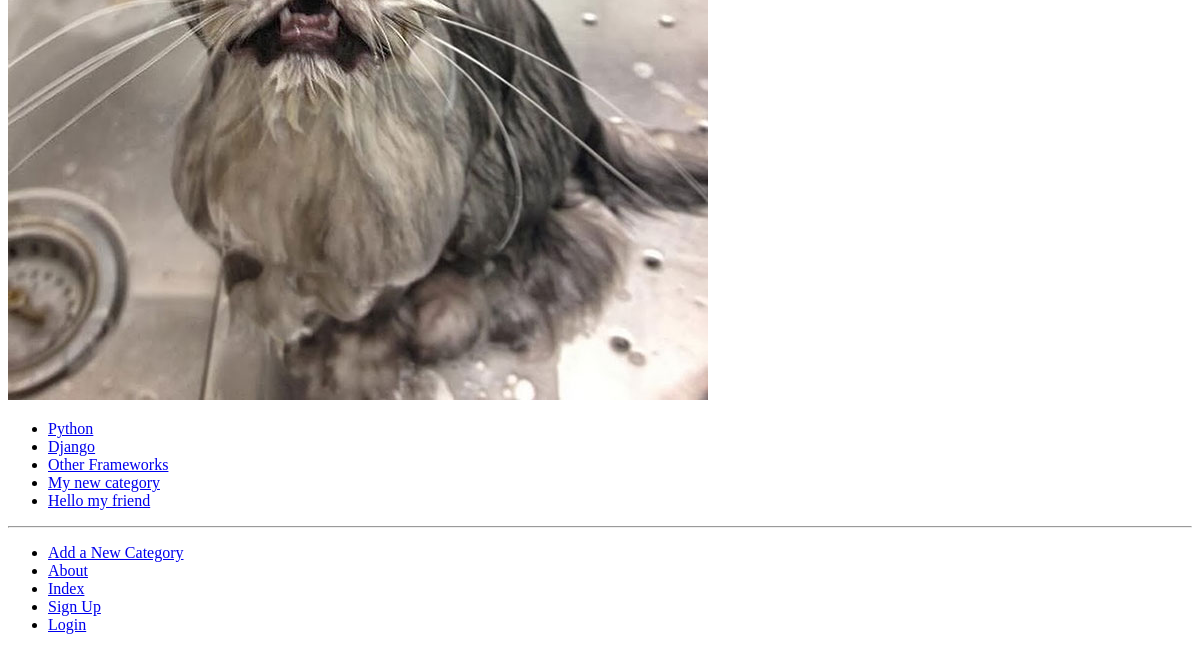
Page /rango/about/ (lower part) on the earlier database version.
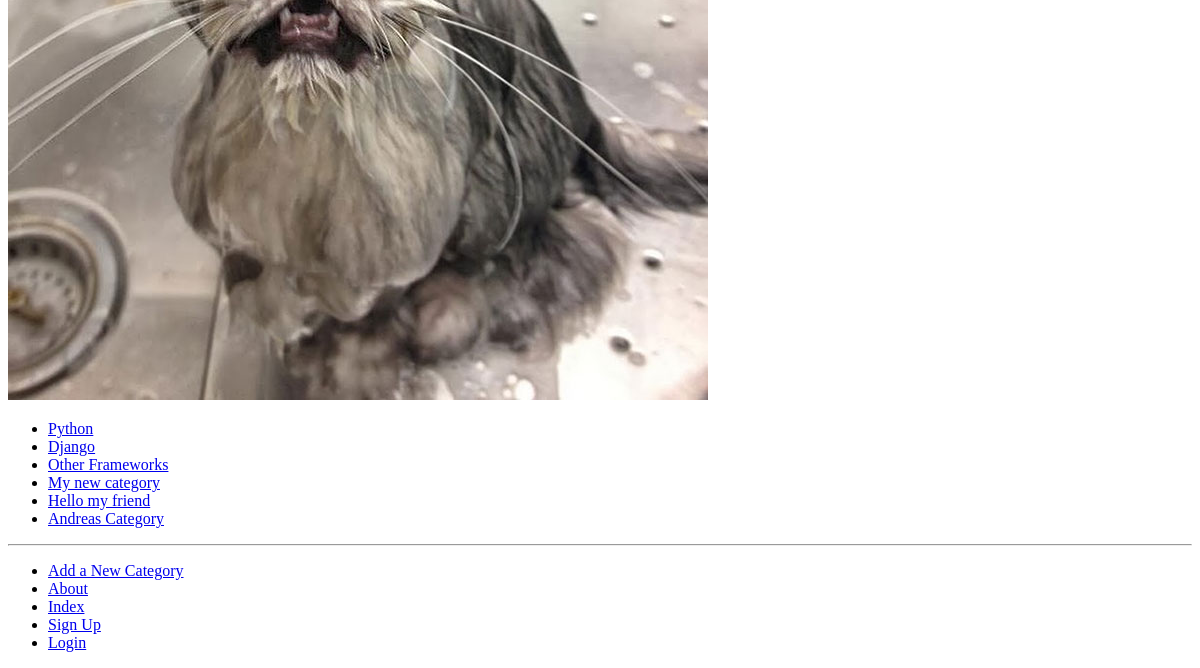
Same page on the later database version.
### rango/models.py (models this page shows, shortened)
class Category(models.Model):
    name = models.CharField(max_length=128, unique=True)
    views = models.IntegerField( default = 0)
    likes = models.IntegerField( default = 0)
    slug = models.SlugField(unique = True)
    class Meta:
        verbose_name_plural = 'Categories'

### rango/views.py (the view)
# urls.py: path('about/',views.about,name = 'about'),
def about(request):
    print(request.method)
    print(request.user)
    return render(request, 'rango/about.html',{})

### rango/templatetags/rango_template_tags.py (called while the page is built)
@register.inclusion_tag('rango/categories.html')
def get_category_list(current_category = None):
    return {'categories': Category.objects.all(),'current_category':current_category}

### templates/rango/about.html (shortened to what this page needs)
{% extends 'rango/base.html' %}
{% load staticfiles %}
    {% block body_block %}
        here is the about page.<br />
        <strong>This tutorial has been put together by Andreas Vrachimis.</strong><br />
        <img src="{{ MEDIA_URL }}cat.jpg" alt="Picture of a Cat" />
    {% endblock %}

### templates/rango/categories.html
<ul>
    {% if categories %}
        {% for c in categories %}
            {% if c == current_category %}
                <li>
                    <strong> <a href="{% url 'rango:show_category' c.slug %}">{{ c.name }}</a> </strong>
                </li>
            {% else %}
                 <li>
                    <a href="{% url 'rango:show_category' c.slug %}">{{ c.name }}</a>
                </li>
            {% endif %}
        {% endfor %}
    {% else %}
        <li><strong>There are no categories present.</strong></li>
    {% endif %}
</ul>

Differences in the rows shown:
added Category: name "Andreas Category"
